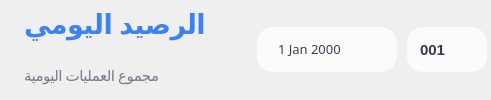
         <widget class="QFrame" name="headerFrame">
          <property name="sizePolicy">
           <sizepolicy hsizetype="Expanding" vsizetype="Expanding">
            <horstretch>0</horstretch>
            <verstretch>0</verstretch>
           </sizepolicy>
          </property>
          <property name="minimumSize">
           <size>
            <width>0</width>
            <height>100</height>
           </size>
          </property>
          <property name="maximumSize">
           <size>
            <width>16777215</width>
            <height>100</height>
           </size>
          </property>
          <property name="styleSheet">
           <string notr="true">QFrame#headerFrame {
	background-color: #f8f9fa;   /* Very light off-white */
    border: 1px solid #e0e0e0;   /* Thin, subtle border */
    border-radius: 20px;         /* Rounded &quot;pill&quot; corners */
    padding: 10px;}</string>
          </property>
          <property name="frameShape">
           <enum>QFrame::NoFrame</enum>
          </property>
          <layout class="QHBoxLayout" name="headerLayout">
           <property name="spacing">
            <number>10</number>
           </property>
           <property name="leftMargin">
            <number>4</number>
           </property>
           <property name="topMargin">
            <number>4</number>
           </property>
           <property name="rightMargin">
            <number>4</number>
           </property>
           <property name="bottomMargin">
            <number>4</number>
           </property>
           <item>
            <spacer name="horizontalSpacer">
             <property name="orientation">
              <enum>Qt::Horizontal</enum>
             </property>
             <property name="sizeType">
              <enum>QSizePolicy::Fixed</enum>
             </property>
             <property name="sizeHint" stdset="0">
              <size>
               <width>20</width>
               <height>20</height>
              </size>
             </property>
            </spacer>
           </item>
           <item>
            <layout class="QVBoxLayout" name="verticalLayout_2">
             <item>
              <widget class="QLabel" name="titleLabel">
               <property name="styleSheet">
                <string notr="true">QLabel#titleLabel { color: #3B82F6;
font-size: 27px; 
font-weight: 800;
font-family: 'Tajawal';
 letter-spacing: -0.5px; }</string>
               </property>
               <property name="text">
                <string>الرصيد اليومي</string>
               </property>
               <property name="alignment">
                <set>Qt::AlignRight|Qt::AlignTrailing|Qt::AlignVCenter</set>
               </property>
              </widget>
             </item>
             <item alignment="Qt::AlignLeft">
              <widget class="QLabel" name="subtitleLabel">
               <property name="styleSheet">
                <string notr="true">QLabel#subtitleLabel { color: #7A7A8C;
font-size: 15px; 
font-weight: 400;
font-family: 'Tajawal';
 letter-spacing: -0.5px; }</string>
               </property>
               <property name="text">
                <string>مجموع العمليات اليومية</string>
               </property>
               <property name="alignment">
                <set>Qt::AlignRight|Qt::AlignTrailing|Qt::AlignVCenter</set>
               </property>
              </widget>
             </item>
            </layout>
           </item>
           <item>
            <spacer>
             <property name="orientation">
              <enum>Qt::Horizontal</enum>
             </property>
             <property name="sizeHint" stdset="0">
              <size>
               <width>40</width>
               <height>20</height>
              </size>
             </property>
            </spacer>
           </item>
           <item>
            <widget class="QFrame" name="dateFrame">
             <property name="sizePolicy">
              <sizepolicy hsizetype="Expanding" vsizetype="Expanding">
               <horstretch>0</horstretch>
               <verstretch>0</verstretch>
              </sizepolicy>
             </property>
             <property name="minimumSize">
              <size>
               <width>140</width>
               <height>45</height>
              </size>
             </property>
             <property name="maximumSize">
              <size>
               <width>135</width>
               <height>45</height>
              </size>
             </property>
             <property name="styleSheet">
              <string notr="true">QFrame#dateFrame { background-color: rgba(255,255,255,0.75); border: 0px solid rgba(200,190,178,0.60); border-radius: 16px; 
padding-left: 5px;}</string>
             </property>
             <property name="frameShape">
              <enum>QFrame::NoFrame</enum>
             </property>
             <layout class="QHBoxLayout" name="dateLayout">
              <property name="spacing">
               <number>5</number>
              </property>
              <property name="leftMargin">
               <number>14</number>
              </property>
              <property name="topMargin">
               <number>5</number>
              </property>
              <property name="rightMargin">
               <number>14</number>
              </property>
              <property name="bottomMargin">
               <number>5</number>
              </property>
              <item>
               <widget class="QDateEdit" name="day_date">
                <property name="minimumSize">
                 <size>
                  <width>90</width>
                  <height>0</height>
                 </size>
                </property>
                <property name="font">
                 <font>
                  <family>Overpass</family>
                  <pointsize>10</pointsize>
                  <weight>62</weight>
                  <italic>false</italic>
                  <bold>true</bold>
                 </font>
                </property>
                <property name="styleSheet">
                 <string notr="true">/* Base Style: Mimicking n_piece_editline */
QDateEdit {
    background-color: transparent;
    border: none;
    border-radius: 8px;
    /*padding: 6px 10px;*/
    font: 500 10pt &quot;Overpass&quot;;
    color: #374151;
}

/* Interaction States */
QDateEdit:hover {
    border-color: #d1d5db;
}

QDateEdit:focus {
    border-color: #1d7ae2;
}

/* Hiding the Spin/Drop-down Buttons via QSS */
QDateEdit::drop-down {
    width: 0px;
    border: none;
    background: transparent;
}

QDateEdit::down-arrow {
    image: none;
    width: 0px;
    height: 0px;
}

/* Read-Only State (Matching your previous EditLine style) */
QDateEdit[readOnly=&quot;true&quot;] {
    background-color: #f9fafb;
    color: #9ca3af;
    border: 1px solid #f3f4f6;
}

/* Disabled State */
QDateEdit:disabled {
    background-color: #f1f5f9;
    color: #94a3b8;
    border: 1px solid #e2e8f0;
}</string>
                </property>
                <property name="buttonSymbols">
                 <enum>QAbstractSpinBox::NoButtons</enum>
                </property>
                <property name="calendarPopup">
                 <bool>false</bool>
                </property>
               </widget>
              </item>
              <item>
               <widget class="QLabel" name="dateIconLabel">
                <property name="text">
                 <string/>
                </property>
                <property name="alignment">
                 <set>Qt::AlignCenter</set>
                </property>
               </widget>
              </item>
             </layout>
            </widget>
           </item>
           <item>
            <widget class="QFrame" name="counterFrame">
             <property name="sizePolicy">
              <sizepolicy hsizetype="Expanding" vsizetype="Expanding">
               <horstretch>0</horstretch>
               <verstretch>0</verstretch>
              </sizepolicy>
             </property>
             <property name="minimumSize">
              <size>
               <width>80</width>
               <height>45</height>
              </size>
             </property>
             <property name="maximumSize">
              <size>
               <width>80</width>
               <height>45</height>
              </size>
             </property>
             <property name="styleSheet">
              <string notr="true">QFrame#counterFrame { background-color: rgba(255,255,255,0.75); border: 0px solid rgba(200,190,178,0.60); border-radius: 16px; }</string>
             </property>
             <property name="frameShape">
              <enum>QFrame::NoFrame</enum>
             </property>
             <layout class="QHBoxLayout" name="counterLayout">
              <property name="spacing">
               <number>5</number>
              </property>
              <property name="leftMargin">
               <number>13</number>
              </property>
              <property name="topMargin">
               <number>5</number>
              </property>
              <property name="rightMargin">
               <number>13</number>
              </property>
              <property name="bottomMargin">
               <number>5</number>
              </property>
              <item>
               <widget class="QLabel" name="counterLabel">
                <property name="minimumSize">
                 <size>
                  <width>30</width>
                  <height>0</height>
                 </size>
                </property>
                <property name="styleSheet">
                 <string notr="true">QLabel#counterLabel { color: #3A3A4A; font-size: 15px; font-weight: 600; 
font-family:   &quot;Overpass&quot;;}
</string>
                </property>
                <property name="text">
                 <string>001</string>
                </property>
               </widget>
              </item>
              <item>
               <widget class="QLabel" name="counterIconLabel">
                <property name="text">
                 <string/>
                </property>
                <property name="alignment">
                 <set>Qt::AlignCenter</set>
                </property>
               </widget>
              </item>
             </layout>
            </widget>
           </item>
          </layout>
         </widget>
